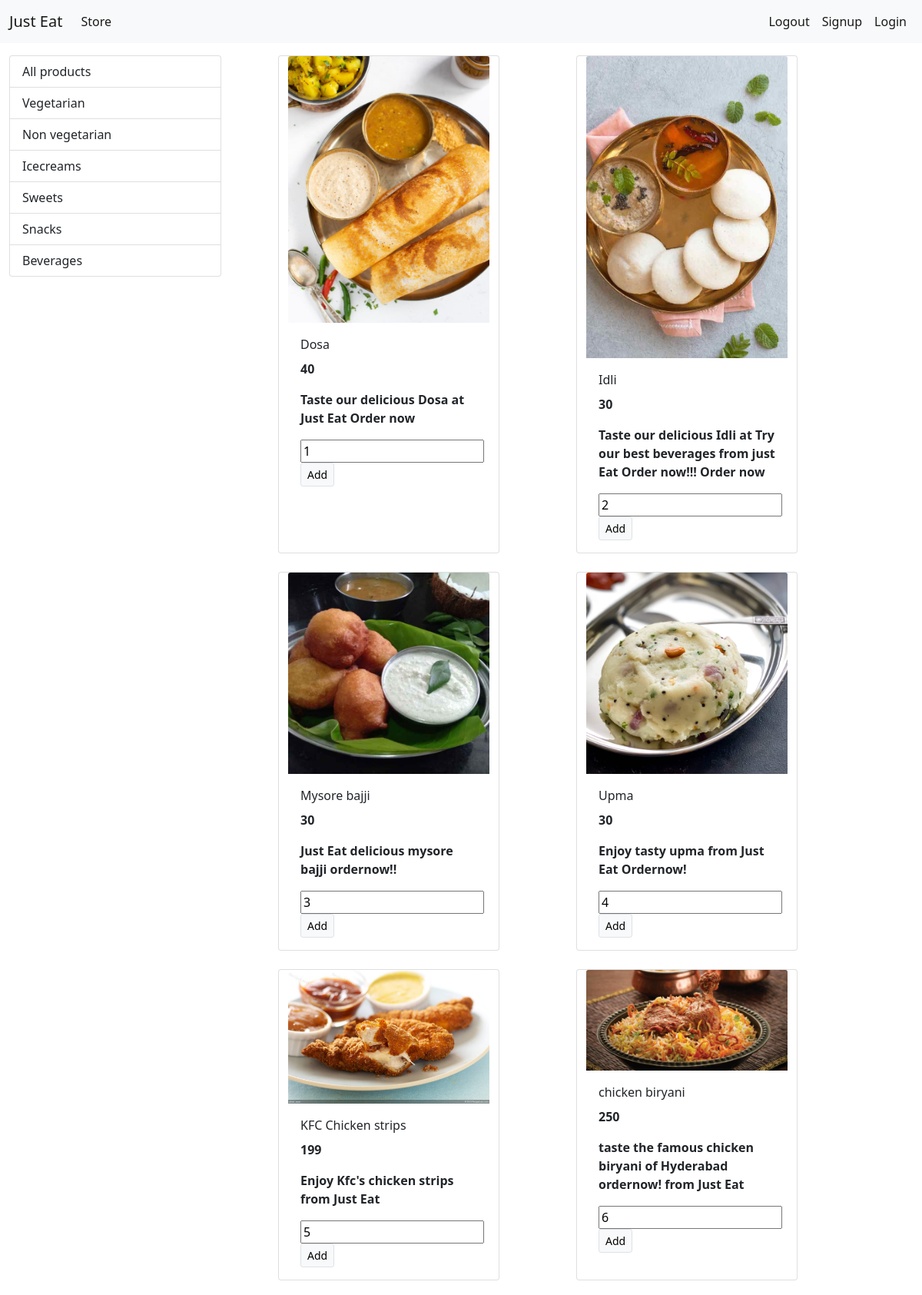
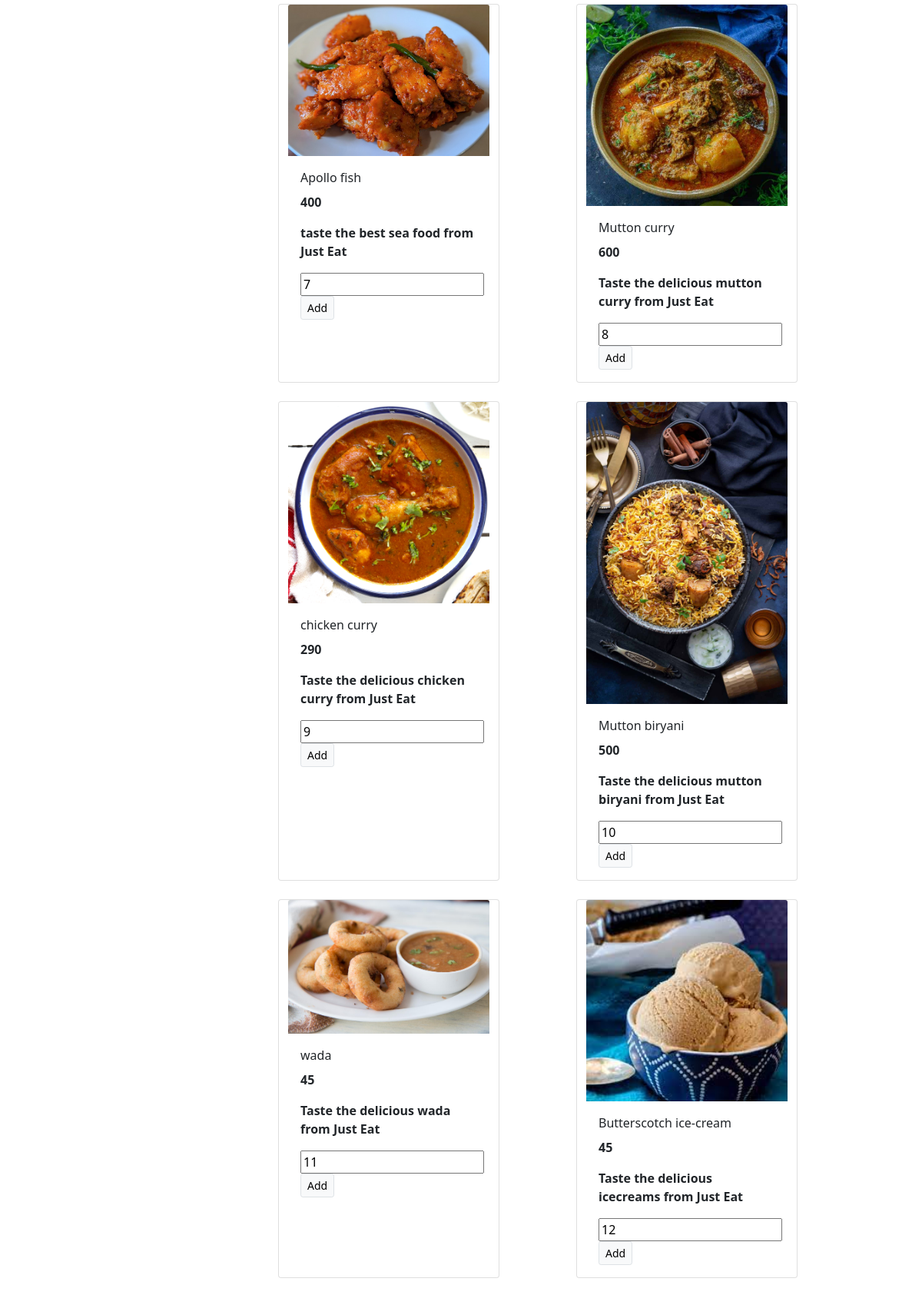
The app's page / (signed in, upper part) with its own data (2 pictures, top to bottom).
### foodhub/models/category.py (models this page shows, shortened)
class Category(models.Model):
    name=models.CharField(max_length=20)
    @staticmethod
    def get_all_categories():
        return Category.objects.all()

### foodhub/models/product.py (models this page shows, shortened)
class Product(models.Model):
    name = models.CharField(max_length=255)
    image = models.ImageField(upload_to='products/')
    price = models.FloatField()
    description=models.CharField(max_length=100,default='',null=True,blank=True)
    category= models.ForeignKey(Category,on_delete=models.CASCADE)
    @staticmethod
    def get_all_products():
        return Product.objects.all()

### foodhub/views.py (the view)
# urls.py: path('',views.index,name="home"),
def index(request):
    print(request.user)
    if request. user. is_anonymous:
        return redirect("/login")
    products = None
    categories = Category.get_all_categories()
    categoryID = request.GET.get('category')
    if categoryID:
        products = Product.get_all_products_by_categoryid(categoryID)
    else:
        products = Product.get_all_products()
    data = {}
    data['products'] = products
    data['categories'] = categories
    return render(request, 'index.html', data)

### templates/index.html (shortened to what this page needs)
{% extends 'base.html' %}
{% block content %}
<div class="container-fluid mt-3">
<div class="row">
<div class="col-lg-3" mx-auto>
<div class="list-group">
    <a href="/" class="list-group-item list-group-item-action ">All products</a>
    {%for category in categories%}
    <a href="/?category={{category.id}}" class="list-group-item list-group-item-action ">{{category.name}}</a>
    {% endfor %}
</div>
</div>
    <div id='products'class=col-lg-8 mx-auto>
        <div class="row mx-auto">
            {% for product in products %}
            <div class="card mx-auto mb-4" style="width: 18rem;">
                <img src="{{product.image.url}}" class="card-img-top" alt="...">
                <div class="card-body">
                    <p class="card-title">{{product.name}}</p>
                    <p class="card-text"><b>{{product.price}}</b></p>
                    <p class="card-text"><b>{{product.description}}</b></p>
                  <form action="/" method="post">{% csrf_token %}
                    <input type="text" value="{{product.id}}">
                    <input type="submit"class="btn btn-light border btn-sm" value=Add to cart>
                  </form>
                </div>
            </div>
            {% endfor %}
        </div>
    </div>
</div>
</div>
{% endblock %}

### templates/base.html (shortened to what this page needs)
<!doctype html>
<html lang="en">
<head>
    <link href="https://cdn.jsdelivr.net/npm/bootstrap@5.0.0-beta2/dist/css/bootstrap.min.css" rel="stylesheet"
>
</head>
<body>
    <nav class="navbar navbar-expand-lg navbar-light bg-light">
        <div class="container-fluid">
            <a class="navbar-brand" href="#">Just Eat</a>
            <div class="collapse navbar-collapse" id="navbarSupportedContent">
                <ul class="navbar-nav me-auto mb-2 mb-lg-0">
                    <li class="nav-item">
                        <a class="nav-link active" aria-current="page" href="/">Store</a>
                    </li>
                </ul>
                <ul class="navbar-nav d-flex">
                    <li class="nav-item">
                        <a class="nav-link active" aria-current="page" href="/logout">Logout</a>
                    </li>
                    <li class="nav-item">
                        <a class="nav-link active" aria-current="page" href="/signup">Signup</a>
                    </li>
                    <li class="nav-item">
                        <a class="nav-link active" aria-current="page" href="/login">Login</a>
                    </li>
                </ul>
            </div>
        </div>
    </nav>
    {% block content %}
    {% endblock %}
</body>
</html>
</body>
</html>

### records on screen
Category: name "Vegetarian"
Category: name "Non vegetarian"
Category: name "Icecreams"
Category: name "Sweets"
Category: name "Snacks"
Category: name "Beverages"
Product: image (picture), name "Dosa", price "40", description "Taste our delicious Dosa at Just Eat Order now", id "1"
Product: image (picture), name "Idli", price "30", description "Taste our delicious Idli at Try our best beverages from just Eat Order now!!! Order now", id "2"
Product: image (picture), name "Mysore bajji", price "30", description "Just Eat delicious mysore bajji ordernow!!", id "3"
Product: image (picture), name "Upma", price "30", description "Enjoy tasty upma from Just Eat Ordernow!", id "4"
Product: image (picture), name "KFC Chicken strips", price "199", description "Enjoy Kfc's chicken strips from Just Eat", id "5"
Product: image (picture), name "chicken biryani", price "250", description "taste the famous chicken biryani of Hyderabad ordernow! from Just Eat", id "6"
Product: image (picture), name "Apollo fish", price "400", description "taste the best sea food from Just Eat", id "7"
Product: image (picture), name "Mutton curry", price "600", description "Taste the delicious mutton curry from Just Eat", id "8"
Product: image (picture), name "chicken curry", price "290", description "Taste the delicious chicken curry from Just Eat", id "9"
Product: image (picture), name "Mutton biryani", price "500", description "Taste the delicious mutton biryani from Just Eat", id "10"
Product: image (picture), name "wada", price "45", description "Taste the delicious wada from Just Eat", id "11"
Product: image (picture), name "Butterscotch ice-cream", price "45", description "Taste the delicious icecreams from Just Eat", id "12"
